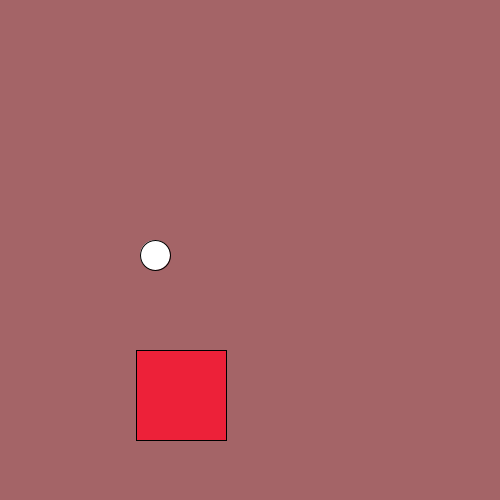
Frame 1 (no input)
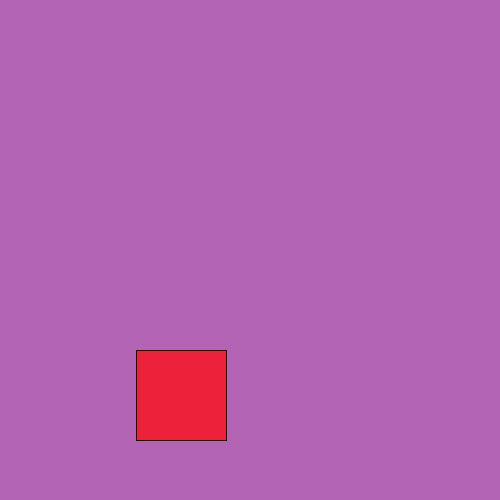
Frame 60 (the mouse pressed at the canvas centre just before this capture)
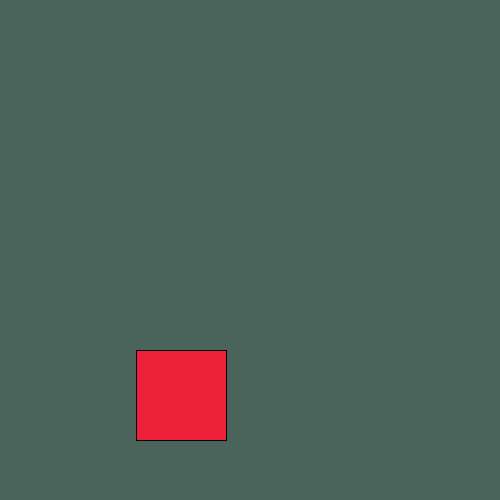
Frame 120 (the mouse held since frame 60 and released just before this capture)

The Processing sketch that drew these frames (run headless with seeded random() and noise(); from frame 60 on, the mouse is pressed at the canvas centre):

// Processing sketch: processing_84989
// ── processing_84989.pde

// Setting up the variables
PingPong Ball; // Ping Pong ball for Ping Pong game
Player Bat; // Bat for the player

// Setup 
void setup(){ // Setup the size of the window
  size (500,500);
  smooth();
Bat = new Player(); // Initialise the bat and ball
  Ball = new PingPong();
   
}
 
void draw(){ // Set the background colour to random flashing colour
  background(random(0,255), 100, random(50,255)); 
Ball.moving(); // Initialise the balls movement
  Ball.display();
  Ball.rebound();
  Ball.reset();
  Bat.moving();
  Bat.display();
  
 if (Ball.y+20>Bat.y && dist(Ball.x,0,Bat.x,0)<40){
  Ball.speedy=-Ball.speedy;
 }
 
 
 }

class Player{ // Postition the bat
  float x = width/3;
  float y = 350;
  float speedx =8;
   
  Player(){
  }
   
  void moving(){ // When arrow keys are pressed the bat will move
    if(keyPressed && (key == CODED)){
     if(keyCode == LEFT){
      x=x-5;
     }else if (keyCode == RIGHT){
      x=x+5;
     }
    }
  }
   
  void display(){
    rect(x-30,y,90,90); // Size of the players bat
  }
   
   
   }

class PingPong{
  float x = 150;
  float y = 250;
  float speedx = 5; // Initialise the speed the ball travels at
  float speedy = 5;
   
  PingPong(){
    
  }
   
  void display(){
   ellipse(x,y,30,30);
  fill(237,33,57); // Set the size of the ball
    
  }
  void moving(){
   x+=speedx;
   y+=speedy;
  }
  void rebound(){ // Set the rebound boundaries
   if (x>width || x<0){
     speedx=-speedx;  
   }
   if (y<0){
     speedy=-speedy;  
   }
    
  }
  void reset(){ // Rest the game by presing 'r'
   if (keyPressed) {
    if (key == 'r') {
      x = 300;
      y = 0;
    }
   }
  }
   
}
